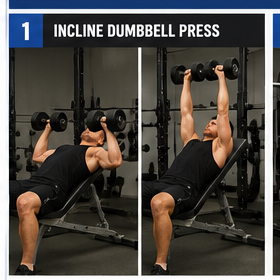
#> input picture assets/A1_Incline_Dumbbell_Press.png, 280 x 280 px, found by its file name
$ python crop_exercise_images.py
#> lines starting #> are read from the running program, lines starting #| are printed output that depends on the picture
from PIL import Image
import os

SRC_DIR = "assets"
OUT_DIR = "assets/seed-exercises/processed"

# (source_filename, exercise_id, left, top, right, bottom) - fractions of W/H
CROPS = [
    ("A1_Incline_Dumbbell_Press.png", "incline-dumbbell-press", 0.0, 0.20, 1.0, 1.0),
    ("A2_Barbell_Squat.png", "barbell-squat", 0.0, 0.20, 0.88, 1.0),
    ("A3_Chest_Supported_Row.png", "chest-supported-dumbbell-row", 0.0, 0.20, 0.87, 1.0),
    ("A4_Seated_Leg_Curl.png", "seated-leg-curl", 0.0, 0.20, 0.93, 1.0),
    ("A5A_Incline_DB_Curl.png", "dumbbell-incline-curl", 0.0, 0.0, 1.0, 1.0),
    ("A5B_Behind_Body_Cable_Curl.png", "behind-body-cable-curl", 0.0, 0.28, 0.90, 1.0),
    ("A6A_Overhead_DB_Ext.png", "dumbbell-overhead-triceps-extension", 0.0, 0.0, 1.0, 0.95),
    ("A6B_Rope_Overhead_Triceps_Ext.png", "rope-overhead-triceps-extension", 0.0, 0.20, 1.0, 1.0),
    ("B1_Bench_Press.png", "barbell-bench-press", 0.0, 0.37, 1.0, 1.0),
    ("B2_RDL.png", "romanian-deadlift", 0.0, 0.37, 0.95, 1.0),
    ("B3_Lat_Pulldown.png", "lat-pulldown", 0.0, 0.42, 0.88, 1.0),
    ("B4_Walking_Lunges.png", "walking-lunges", 0.0, 0.42, 0.85, 1.0),
    ("B5_Cable_Lateral_Raise.png", "behind-body-cable-lateral-raise", 0.0, 0.37, 1.0, 1.0),
    ("B6_Reverse_Crunch.png", "reverse-crunch", 0.0, 0.37, 1.0, 1.0),
    ("C1_Shoulder_Press.png", "seated-dumbbell-shoulder-press", 0.0, 0.35, 0.68, 1.0),
    ("C2_OneArm_Row.png", "one-arm-dumbbell-row", 0.0, 0.30, 0.45, 1.0),
    ("C3A_Hip_Thrust.png", "barbell-hip-thrust", 0.0, 0.40, 0.55, 1.0),
    ("C3B_Step_Up.png", "dumbbell-step-up", 0.0, 0.35, 0.42, 1.0),
    ("C4_Leg_Extension.png", "leg-extension", 0.0, 0.20, 0.43, 1.0),
    ("C5A_Cable_Chest_Fly.png", "seated-cable-chest-fly", 0.0, 0.35, 1.0, 1.0),
    ("C6_Standing_Calf_Raise.png", "standing-calf-raise", 0.0, 0.28, 0.76, 1.0),
    ("C7_Reverse_Cable_Fly.png", "reverse-cable-fly", 0.0, 0.28, 1.0, 1.0),
]

os.makedirs(OUT_DIR, exist_ok=True)

for filename, exercise_id, l, t, r, b in CROPS:
    im = Image.open(os.path.join(SRC_DIR, filename)).convert("RGB")
#> im is the input picture: PIL image 280x280 RGB; mean R, G, B 77.4, 73.5, 69.3
    w, h = im.size
#> w = 280; h = 280
    box = (int(l * w), int(t * h), int(r * w), int(b * h))
#> box = (0, 56, 280, 280)
    cropped = im.crop(box)
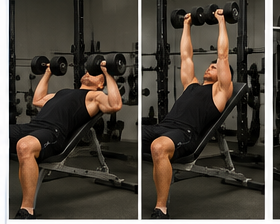
#> cropped: PIL image 280x224 RGB; mean R, G, B 78.4, 71, 61.9
    out_path = os.path.join(OUT_DIR, f"{exercise_id}.jpg")
    cropped.save(out_path, "JPEG", quality=90)
    print(f"{filename} {w}x{h} -> {out_path} {cropped.size}")
#| A1_Incline_Dumbbell_Press.png 280x280 -> assets/seed-exercises/processed/incline-dumbbell-press.jpg (280, 224)
#> pass 2 of the loop `for filename, exercise_id, l, t, r, b in CROPS:`:
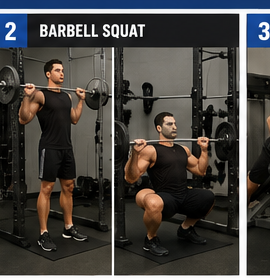
#> input picture assets/A2_Barbell_Squat.png, 270 x 280 px, found by its file name
#> im is the input picture: PIL image 270x280 RGB; mean R, G, B 70.1, 67.7, 64.9
#> `cropped = im.crop(box)`:
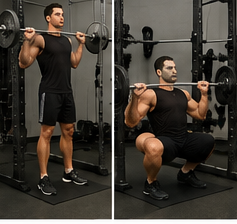
#> cropped: PIL image 237x224 RGB; mean R, G, B 66.7, 60.5, 52.6
#| A2_Barbell_Squat.png 270x280 -> assets/seed-exercises/processed/barbell-squat.jpg (237, 224)
#> pass 3 of the loop `for filename, exercise_id, l, t, r, b in CROPS:`:
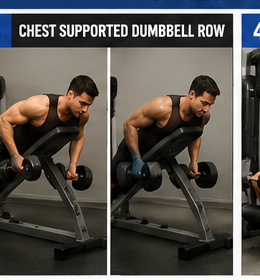
#> input picture assets/A3_Chest_Supported_Row.png, 260 x 280 px, found by its file name
#> im is the input picture: PIL image 260x280 RGB; mean R, G, B 88.6, 84.2, 79.2
#> `cropped = im.crop(box)`:
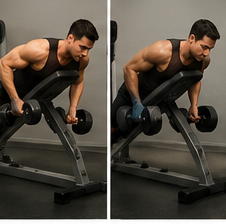
#> cropped: PIL image 226x224 RGB; mean R, G, B 85.7, 77.3, 67
#| A3_Chest_Supported_Row.png 260x280 -> assets/seed-exercises/processed/chest-supported-dumbbell-row.jpg (226, 224)
#> (the run stopped early here; a loop or call above may not have finished)
